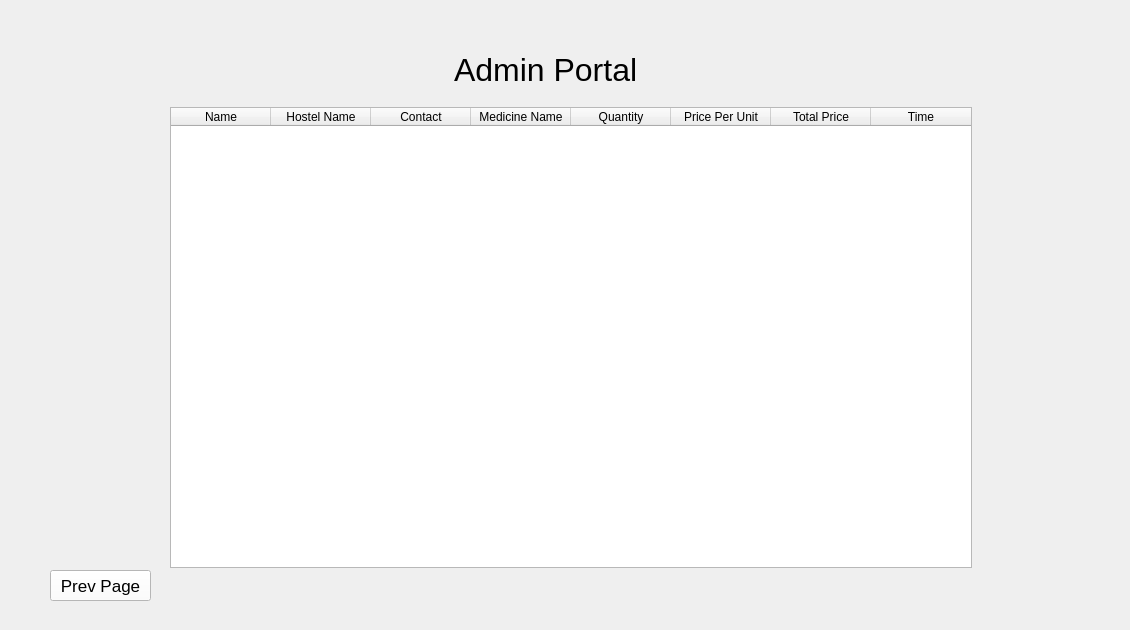
    <widget class="QWidget" name="page_10">
     <widget class="QTableWidget" name="tableWidget">
      <property name="geometry">
       <rect>
        <x>170</x>
        <y>107</y>
        <width>802</width>
        <height>461</height>
       </rect>
      </property>
      <property name="styleSheet">
       <string notr="true">QHeaderView::section{
    text-align: center;
	border-color: rgb(194, 194, 194)
}</string>
      </property>
      <column>
       <property name="text">
        <string>Name</string>
       </property>
      </column>
      <column>
       <property name="text">
        <string>Hostel Name</string>
       </property>
      </column>
      <column>
       <property name="text">
        <string>Contact</string>
       </property>
      </column>
      <column>
       <property name="text">
        <string>Medicine Name</string>
       </property>
       <property name="foreground">
        <brush brushstyle="NoBrush">
         <color alpha="255">
          <red>0</red>
          <green>0</green>
          <blue>0</blue>
         </color>
        </brush>
       </property>
      </column>
      <column>
       <property name="text">
        <string>Quantity</string>
       </property>
      </column>
      <column>
       <property name="text">
        <string>Price Per Unit</string>
       </property>
      </column>
      <column>
       <property name="text">
        <string>Total Price</string>
       </property>
      </column>
      <column>
       <property name="text">
        <string>Time</string>
       </property>
      </column>
     </widget>
     <widget class="QLabel" name="label_142">
      <property name="geometry">
       <rect>
        <x>10</x>
        <y>0</y>
        <width>1111</width>
        <height>621</height>
       </rect>
      </property>
      <property name="styleSheet">
       <string notr="true">background-image: url(C:/Users/Admin/Downloads/nmcpharmacy-20241231T063946Z-001/nmcpharmacy/resources/pixelcut-export.jpeg);</string>
      </property>
      <property name="text">
       <string/>
      </property>
     </widget>
     <widget class="QLabel" name="label_144">
      <property name="geometry">
       <rect>
        <x>454</x>
        <y>50</y>
        <width>231</width>
        <height>41</height>
       </rect>
      </property>
      <property name="styleSheet">
       <string notr="true">font: 900 22pt &quot;Arial Black&quot;;
color: black;
</string>
      </property>
      <property name="text">
       <string>&lt;html&gt;&lt;head/&gt;&lt;body&gt;&lt;p&gt;&lt;span style=&quot; font-size:24pt;&quot;&gt;Admin Portal&lt;/span&gt;&lt;/p&gt;&lt;/body&gt;&lt;/html&gt;</string>
      </property>
     </widget>
     <widget class="QPushButton" name="prev_2">
      <property name="geometry">
       <rect>
        <x>50</x>
        <y>570</y>
        <width>101</width>
        <height>31</height>
       </rect>
      </property>
      <property name="styleSheet">
       <string notr="true">QPushButton#prev_2{
color: black;
font-size: 17px;
background-color: white;
}
QPushButton#prev_2:hover{
color: white;
font-size: 17px;
background-color: black;
border: 1px solid white;
}</string>
      </property>
      <property name="text">
       <string>Prev Page</string>
      </property>
     </widget>
     <zorder>label_142</zorder>
     <zorder>tableWidget</zorder>
     <zorder>label_144</zorder>
     <zorder>prev_2</zorder>
    </widget>
